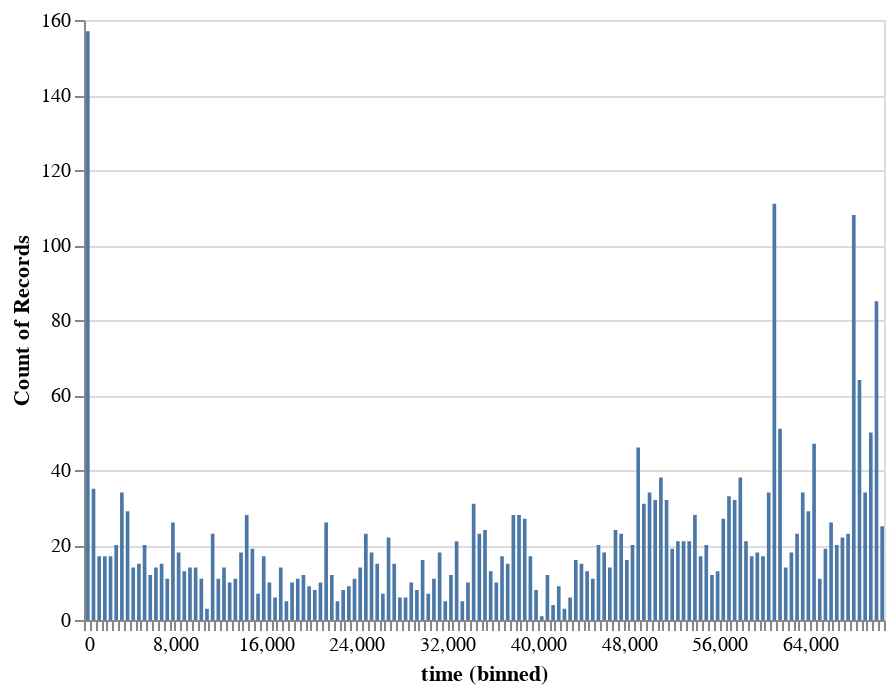

Here is the notebook cell this chart was saved with:
### Code cell
import altair as alt

# histogram
# mark_bar: 棒狀 mark_point: 點
chart = alt.Chart(df).mark_bar().encode(x=alt.X("time", bin=alt.BinParams(step=500)), y="count()")
# chart = alt.Chart(df).mark_boxplot.encode(x=alt.X("time", bin=alt.BinParams(step=500)), y="count()")
chart.interactive()

### Figure 1 — Vega-Lite specification as saved in the notebook (floating-point values rounded to 4 significant figures; data arrays with more than 128 entries replaced by an {"elided": "..."} marker saying what was removed)
{"config": {"view": {"continuousWidth": 400, "continuousHeight": 300}}, "data": {"name": "data-b0577f1be006e41c198d3c7bd40034d1"}, "mark": "bar", "encoding": {"x": {"bin": {"step": 500}, "field": "time", "type": "quantitative"}, "y": {"aggregate": "count", "type": "quantitative"}}, "selection": {"selector002": {"type": "interval", "bind": "scales", "encodings": ["x", "y"]}}, "$schema": "https://vega.github.io/schema/vega-lite/v4.17.0.json", "datasets": {"data-b0577f1be006e41c198d3c7bd40034d1": {"elided": "3001 records"}}}
